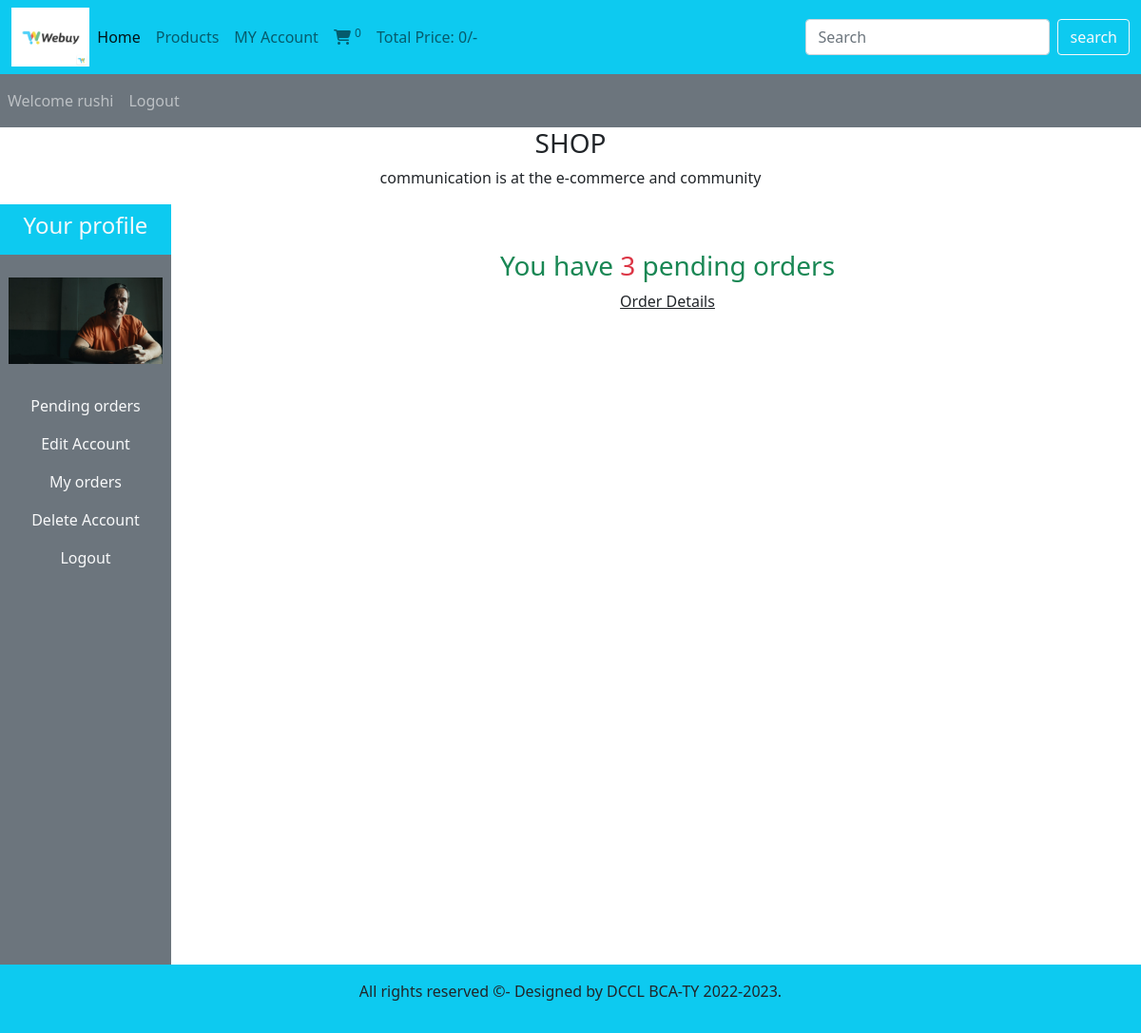
The page /website/users_area/profile.php (signed in) on the database its author committed.
### tables this page shows
CREATE TABLE `user_table` (
  `user_id` int(11) NOT NULL,
  `username` varchar(100) NOT NULL,
  `user_email` varchar(100) NOT NULL,
  `user_password` varchar(255) NOT NULL,
  `user_image` varchar(255) NOT NULL,
  `user_ip` varchar(100) NOT NULL,
  `user_address` varchar(255) NOT NULL,
  `user_mobile` varchar(20) NOT NULL
);

### website/users_area/profile.php (the view, shortened to what this page needs)
<?php
include('../includes/connect.php');
include('../functions/common_function.php');
?>
<!DOCTYPE html>
<html lang="en">
<head>
    <link href="https://cdn.jsdelivr.net/npm/bootstrap@5.1.3/dist/css/bootstrap.min.css"
    rel="stylesheet"
>
    <link rel="stylesheet" href="https://cdnjs.cloudflare.com/ajax/libs/font-awesome/6.2.0/css/all.min.css"
 />
<link rel="stylesheet" href="../style.css">
</head>
<body>
<div class="container-fluid p-0">
    <nav class="navbar navbar-expand-lg navbar-light bg-info">
  <div class="container-fluid">
    <img src="../image/logo.png" alt="" class="logo">
    <div class="collapse navbar-collapse" id="navbarSupportedContent">
      <ul class="navbar-nav me-auto mb-2 mb-lg-0">
        <li class="nav-item">
          <a class="nav-link active" aria-current="page" href="../index.php">Home</a>
        </li>
        <li class="nav-item">
          <a class="nav-link" href="../display_all.php">Products</a>
        </li>
        <li class="nav-item">
          <a class="nav-link" href="profile.php">MY Account</a>
        </li>
        <li class="nav-item">
          <a class="nav-link" href="../cart.php"> <i class="fa-sharp fa-solid fa-cart-shopping"></i> <sup><?php
          cart_item();?> </sup></a>
        </li>
        <li class="nav-item">
          <a class="nav-link" href="#">Total Price: <?php total_cart_price();?>/-</a>
        </li>
      </ul>
      <form class="d-flex" action="../search_product.php" method="get">
        <input class="form-control me-2" type="search"
        placeholder="Search" aria-label="Search" name="search_data">
        <input type="submit" value="search" class="btn
        btn-outline-light" name="search_data_product">
      </form>
    </div>
  </div>
</nav>
<nav class="navbar navbar-expand-lg navbar-dark bg-secondary">
  <ul class="navbar-nav me-auto">
      <?php
      if(!isset($_SESSION['username'])){
        echo "  <li class='nav-item'>
        <a class='nav-link' href='#'>Welcome Guest</a>
   </li>";
      }else{
        echo "<li class='nav-item'>
        <a class='nav-link' href='#'>Welcome ".$_SESSION['username']."</a>
     </li>";
      }
     if(!isset($_SESSION['username'])){
        echo " <li class='nav-item'>
        <a class='nav-link' href='./users_area/user_login.php'>Login</a>
     </li>";
      }else{
        echo "<li class='nav-item'>
        <a class='nav-link' href='./users_area/logout.php'>Logout</a>
     </li>";
      }
      ?>
  </ul>
</nav>
<h3 class="text-center">SHOP</h3>
</div>
<p class="text-center">communication is at the e-commerce and community</p>
<div class="row">
    <div class="col-md-2">
       <ul class="navbar-nav bg-secondary text-center" style="height:100vh">
       <li class="nav-item bg-info">
          <a class="nav-link text-light" href="#"><h4>Your profile</h4></a>
        </li>
        <?php
        $username=$_SESSION['username'];
        $user_image="Select * from user_table where username='$username'";
        $user_image=mysqli_query($con, $user_image);
        $row_image=mysqli_fetch_array($user_image);
        $user_image=$row_image['user_image'];
        echo "<li class='nav-item'>
       <img src='./user_images/$user_image' class='profile_img my-4' alt=''>
       </li>";
       ?>
        <li class="nav-item">
          <a class="nav-link text-light" href="profile.php">Pending orders</a>
        </li>
        <li class="nav-item">
          <a class="nav-link text-light" href="profile.php?edit_account">Edit Account</a>
        </li>
        <li class="nav-item">
          <a class="nav-link text-light" href="profile.php?my_orders">My orders</a>
        </li>
        <li class="nav-item">
          <a class="nav-link text-light" href="profile.php?delete_account">Delete Account</a>
        </li>
        <li class="nav-item">
          <a class="nav-link text-light" href="logout.php">Logout</a>
        </li>
    </ul>
    </div>
    <div class="col-md-10 text-center">
      <?php
      get_user_order_details();
      ?>
    </div>
</div>
<?php include("../includes/footer.php") ?>
</body>
</html>

### website/functions/common_function.php (shortened to what this page needs)
<?php
   function getIPAddress() {
     if(!empty($_SERVER['HTTP_CLIENT_IP'])) {
                $ip = $_SERVER['HTTP_CLIENT_IP'];
        }
    elseif (!empty($_SERVER['HTTP_X_FORWARDED_FOR'])) {
                $ip = $_SERVER['HTTP_X_FORWARDED_FOR'];
     }
    else{
             $ip = $_SERVER['REMOTE_ADDR'];
     }
     return $ip;
}
function cart_item(){
  if(isset($_GET['add_to_cart'])){
    global $con;
    $get_ip_add= getIPAddress();
    $select_query="select * from cart_details where
    ip_address='$get_ip_add'";
    $result_query=mysqli_query($con,$select_query);
    $count_cart_items=mysqli_num_rows($result_query);
    }else{
      global $con;
      $get_ip_add= getIPAddress();
      $select_query="select * from cart_details where
      ip_address='$get_ip_add'";
      $result_query=mysqli_query($con,$select_query);
      $count_cart_items=mysqli_num_rows($result_query);
     }
     echo $count_cart_items;
   }
   function total_cart_price(){
    $total_price=0;
  echo $total_price;
}
function get_user_order_details(){
  global $con;
  $username=$_SESSION['username'];
  $get_details="Select * from user_table where username='$username'";
  $result_query=mysqli_query($con,$get_details);
  while($row_query=mysqli_fetch_array($result_query)){
  $user_id=$row_query['user_id'];
  if(!isset($_GET['edit_account'])){
   if(!isset($_GET['my_orders'])){
    if(!isset($_GET['delete_account'])){
      $get_orders="Select * from user_orders where user_id=$user_id and
      order_status='pending'";
      $result_orders_query=mysqli_query($con,$get_orders);
      $row_count=mysqli_num_rows($result_orders_query);
      if($row_count>0){
        echo "<h3 class='text-center text-success mt-5 mb-2'> You have <span
        class='text-danger'>$row_count</span>
        pending orders</h3>
       <p class='text-center'> <a href='profile.php?my_orders' class='text-dark'>Order
       Details</a></p>";
      }else{
      echo "<h3 class='text-center text-success mt-5 mb-2'> You have zero pending orders</h3>
       <p class='text-center'> <a href='../index.php' class='text-dark'>Explore
       products</a></p>";
      }
    }
  }
}
  }
}
?>

### website/style.css (style rules this page uses)
* { margin: 0; padding: 0; box-sizing : border-box; }
.logo { width:7%; height: 7%; }

### website/users_area/profile.php (style rules this page uses)
body { overflow-x:hidden; }
.profile_img { width:90%; margin:auto; display:block; object-fit:contain; }

### rows shown on the page
user_table: user_image (picture), row_count "3"

### other values the page prints
$count_cart_items "0"
$total_price "0"
$_SESSION['username'] "rushi"
